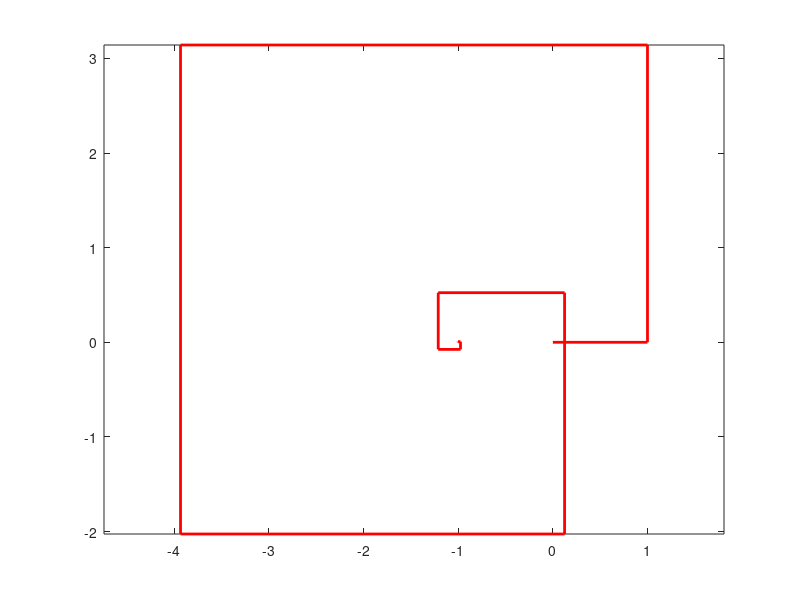

The MATLAB script that drew this image:
clear all;clc;

% Circumference in the Complex Plane
x = linspace(0, 2*pi, 1000000);
p = exp(1i * x);
imagp = imag(p);
realp = real(p);

% Taylor series for e^(pi * i)
tay = zeros(100, 2);
tay(1) = 1;
for k = 2 : 100
    tay(k, 1) = tay(k-1, 1) + real(((sqrt(-1) * pi)^(k-1))/factorial(k-1));
    tay(k, 2) = tay(k-1, 2) + imag(((sqrt(-1) * pi)^(k-1))/factorial(k-1));
end
tay = [zeros(1,2);tay];

% Convergence to -1
plot(realp,imagp,"k-",tay(:,1),tay(:,2),'r-',"LineWidth",2)
axis equal








